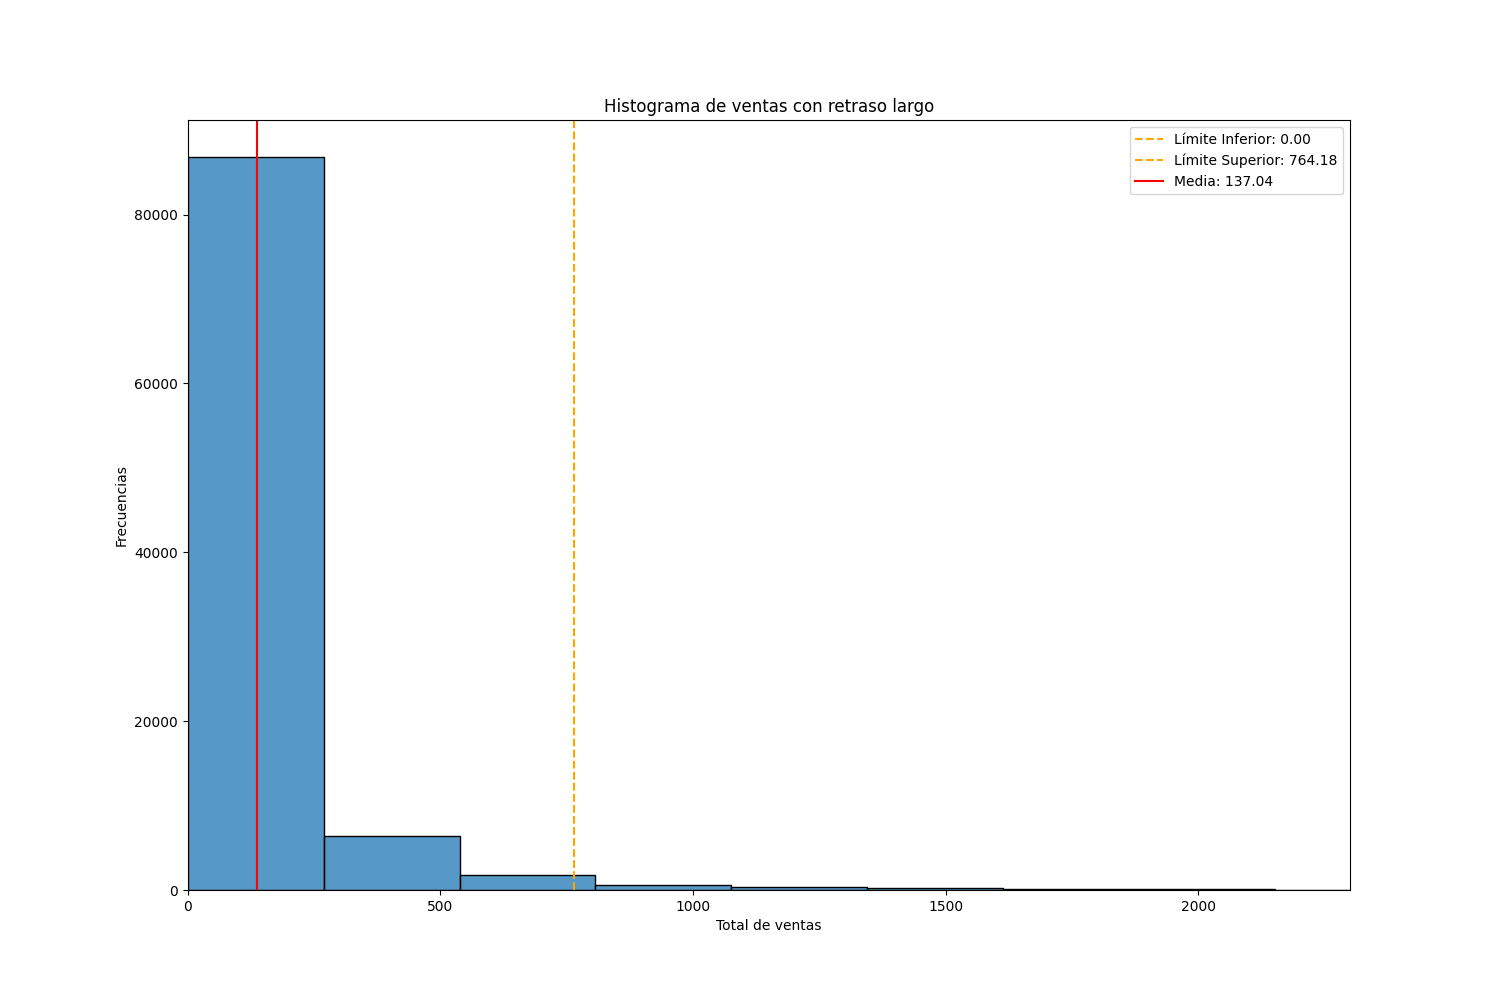

The Python source for this figure:
# %% [markdown]
# Desarrolla un programa ("histogram_sales_long_delay.py")que construya el histograma de frecuencias de la variable total_sales, junto con los intervalos que define la regla empírica débil para encontrar el 88.88% de los datos alrededor del promedio, restringiendo el análisis a las órdenes que tienen status completo. El resultado de este script deberá ser una figura denominada “histogram_sales_long_delay.png”.

# %%
#Preparando el ambiente
import pandas as pd
import matplotlib.pyplot as plt
import seaborn as sns

# %%
#Lectura de datos
datos = pd.read_csv("oilst_processed.csv")

# %%
datos = datos[datos['order_status'] == 'delivered']

# %%
media = datos.total_sales.mean() #Media
dist_std = datos.total_sales.std() #Distribución estándar
lim_superior = media + dist_std*3
lim_inferior = 0

# %%
media

# %%
#Creando la figura y construyendo el gráfico
plt.figure(figsize=(15,10))
sns.histplot(data=datos, x='total_sales', bins=50)

#Limitar el eje x para mejorar la visualización
plt.xlim(0, 2300)

#Agregando títulos
plt.title("Histograma de ventas con retraso largo")
plt.xlabel("Total de ventas")
plt.ylabel("Frecuencias")

plt.axvline(lim_inferior, label=f'Límite Inferior: {lim_inferior:.2f}', color='orange', linestyle='--')
plt.axvline(lim_superior, label=f'Límite Superior: {lim_superior:.2f}', color='orange', linestyle='--')
plt.axvline(media, label=f'Media: {media:.2f}', color='red', )

plt.legend()

#Guardar la figura
plt.savefig("histogram_sales_long_delay.png")

#mostrar la figura
plt.show()


